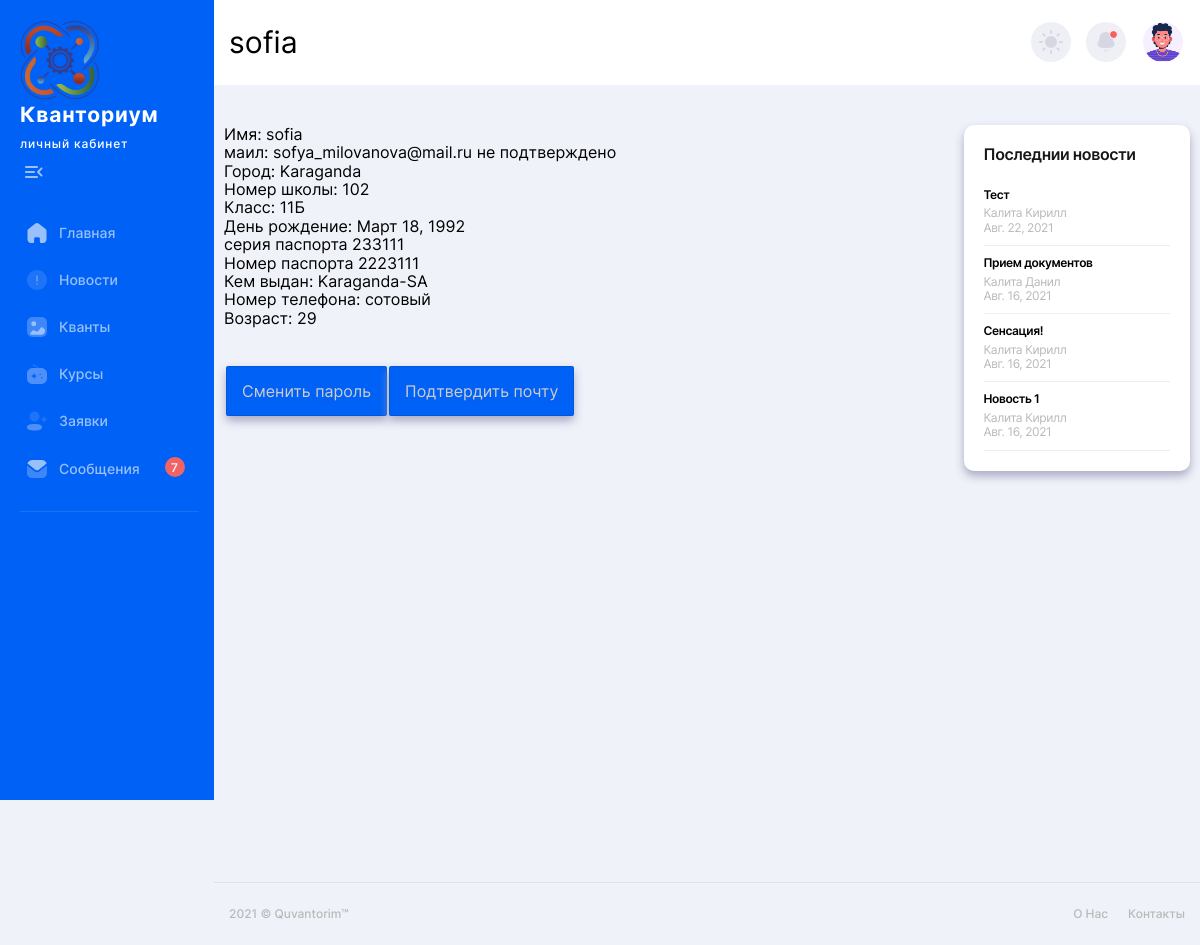
The page /profile/sofia on the database its author committed.
### manager/models.py (models this page shows, shortened)
class Profile(models.Model):
    user = models.OneToOneField(User, on_delete=models.CASCADE) #Привязываем к модели юзер
    Passport_series = models.CharField(max_length=10, blank=True)
    Passport_number = models.CharField(max_length=40, blank=True)
    Passport_received = models.CharField(max_length=60, blank=True)
    Location = models.CharField(max_length=30, blank=True)
    School_name = models.CharField(max_length=60, blank=True)
    School_class= models.CharField(max_length=10, blank=True)
    Birth_date = models.DateField(null=True, blank=True)
    Phone = models.CharField(max_length=30, blank=True)
    Status = models.CharField(max_length=10, blank=True)
    id_stepik = models.CharField(max_length=10, blank=True)

class novelty(models.Model):
    name = models.CharField(max_length=30, blank=True)
    heading = models.CharField(max_length=30, blank=True)
    body = models.TextField()
    data = models.DateField(null=True, blank=True)
    time =  models.TimeField(null=True, blank=True)

### manager/views.py (the view)
# urls.py: path('profile/<name>', views.myprofile, name='myprofile'),                  #
def myprofile(request,name):
    data={}
    data.update(init_news(request))
    data['user'] = User.objects.get(username=name)
    data['age'] = calculate_age(data['user'].profile.Birth_date)
    return render(request, 'manager/home/myprofile.html', data)

### manager/functional.py (called while the page is built)
def init_news(request):
    datas={}
    datas['new'] = novelty.objects.all().order_by('-data').order_by('-time')[:settings.NEWS_COLUMN]
    datas['admins'] = request.user.has_perm('manager.can_admins')
    datas['exit'] = request.user.is_authenticated
    return datas

def calculate_age(born):
    today = date.today()
    return today.year - born.year - ((today.month, today.day) < (born.month, born.day))

### templates/manager/home/myprofile.html (shortened to what this page needs)
{% extends "manager/main.html" %}
{% block bar %}
  {% if user.is_authenticated %}   sidebar {% else %}  sidebarno {% endif %}
{% endblock %}
{% block namepage %}
      {{ user.username }}
{% endblock %}
{% block content %}
    <main class="main users chart-page" id="skip-target">
      <div class="container">
        <div class="row">
          <div class="col-lg-9">
              <div class="text">
                  <div class="text">
                          Имя:      {{ user.username }} <br>
                          маил:  {{ user.email }} не подтверждено<br>
                          Город: {{ user.profile.Location }}<br>
                          Номер школы: {{ user.profile.School_name }}<br>
                          Класс: {{ user.profile.School_class }}<br>
                          День рождение: {{ user.profile.Birth_date }}<br>
                          серия паспорта     {{ user.profile.Passport_series }}<br>
                          Номер паспорта     {{ user.profile.Passport_number }}<br>
                          Кем выдан:     {{ user.profile.Passport_received }}<br>
                          Номер телефона: {{ user.profile.Phone }}<br>
                          Возраст: {{ age }}
                        <br>
                        <br>
                        <br>
              </div>
              </div>
              <div class="text">
               <table>
                            <tr>
                                <td class="names2"> <a href="{% url 'repassword' %}"> Сменить пароль </a> </td>
                                <td class="names2"> Подтвердить почту</td>
                            </tr>
                  </table>
              </div>
          </div>
          <div class="col-lg-3">
               {% include 'manager/news/show_news.html' %}
          </div>
        </div>
      </div>
    </main>
{% endblock %}

### templates/manager/news/show_news.html (shortened to what this page needs)
     <article class="white-block">
              <div class="top-cat-title">
                <h3>Последнии новости </h3>
              </div>
              <ul class="top-cat-list">
                  {% for news in new %}
                <li>
                  <a href="{% url 'new_post' news.id %}">
                    <div class="top-cat-list__title">
                     {{ news.heading }}
                    </div>
                    <div class="top-cat-list__subtitle">
                       {{ news.name }} <br>
                      {{ news.data }}
                    </div>
                  </a>
                  {% endfor %}
              </ul>
            </article>

### rows shown on the page
novelty: heading "Тест", name "Калита Кирилл", data "Авг. 22, 2021"
novelty: heading "Прием документов", name "Калита Данил", data "Авг. 16, 2021"
novelty: heading "Сенсация!", name "Калита Кирилл", data "Авг. 16, 2021"
novelty: heading "Новость 1", name "Калита Кирилл", data "Авг. 16, 2021"

### other values the page prints
{{ user.username }} "sofia"
{{ user.email }} "sofya_milovanova@mail.ru"
{{ user.profile.Location }} "Karaganda"
{{ user.profile.School_name }} "102"
{{ user.profile.School_class }} "11Б"
{{ user.profile.Birth_date }} "Март 18, 1992"
{{ user.profile.Passport_series }} "233111"
{{ user.profile.Passport_number }} "2223111"
{{ user.profile.Passport_received }} "Karaganda-SA"
{{ user.profile.Phone }} "сотовый"
{{ age }} "29"
